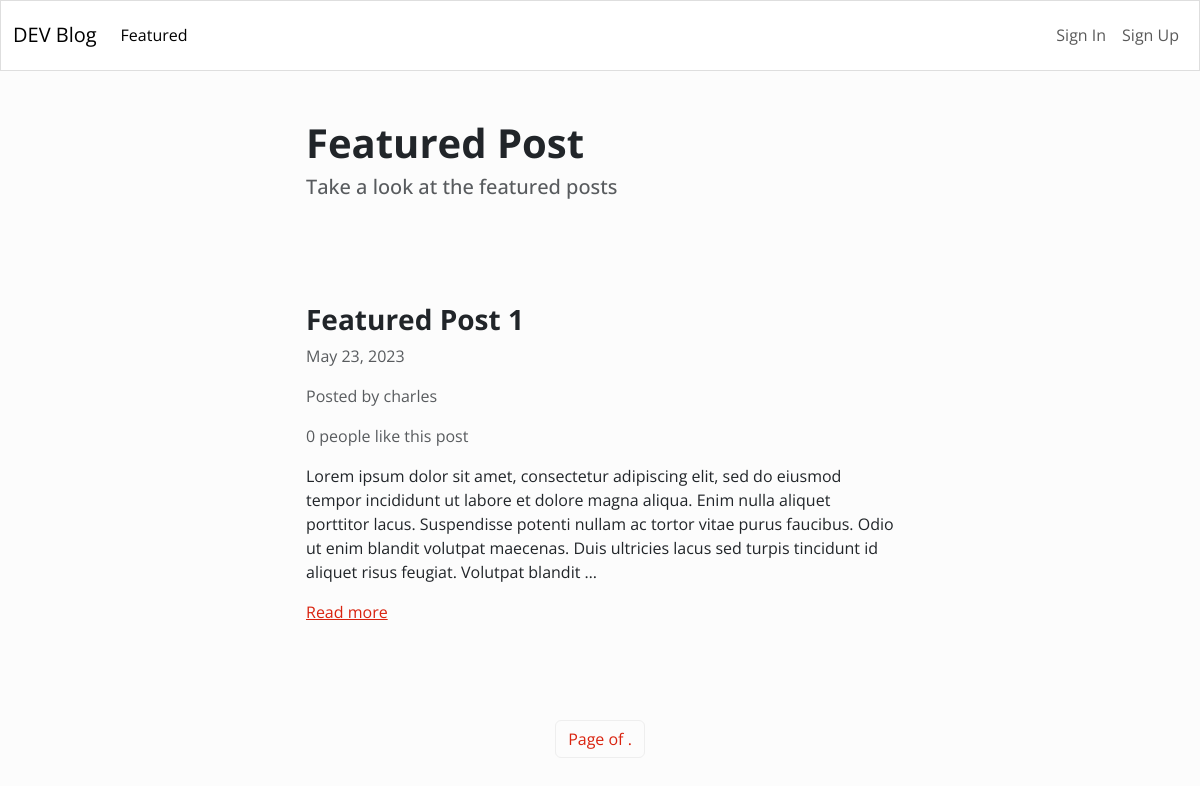
/featured/, run on the app's committed database.
### blog/models.py (models this page shows)
class Article(models.Model):
    title = models.CharField(max_length=255)
    content = HTMLField()
    date = models.DateField(auto_now_add=True)
    author = models.ForeignKey(User, on_delete=models.CASCADE)
    featured = models.BooleanField(default=False)
    likes = models.ManyToManyField(User, related_name='likes', blank=True)

### blog/views.py (the view)
# urls.py: path('featured/', Featured.as_view(), name='featured'),
class Featured(ListView):
    model = Article
    queryset = Article.objects.filter(featured=True).order_by('-date')
    template_name = 'blog/featured.html'

### blog/templates/blog/featured.html (shortened to what this page needs)
{% extends 'blog/base.html' %}
{% block content %}
     <div class="row">
          <div class="col-md-6 col-12 mx-md-auto mx-3 mt-5 mb-5">
             <h1 class="fw-bolder">Featured Post</h1>
             <h5 class="text-muted">Take a look at the featured posts</h5>
          </div>
     </div>
     {% for object in object_list %}
     <div class="row">
        <div class="col-md-6 col-11 mx-md-auto mx-3 mt-5 mb-5">
           <h3 class="fw-bold">{{ object.title }}</h3>
           <p class="text-muted">{{ object.date }}</p>
           <p class="text-muted">Posted by {{ object.author.username }}</p>
           {% if object.likes.count == 1 %}
               <p class="text-muted">{{ object.likes.count }} person likes this post</p>
           {% else %}
               <p class="text-muted">{{ object.likes.count }} people like this post</p>
           {% endif %}
           <div class="my-3">
              {{ object.content|truncatewords_html:50|safe }}
           </div>
           <a href="{% url 'detail_article' object.id %}">Read more</a>
        </div>
     </div>
     {% endfor %}
     <nav>
        <ul class="pagination">
            <div class="mx-auto d-flex flex-row mt-5">
                <li class="page-item">
                    <a class="page-link" href="#">Page {{ page_obj.number }} of {{ page_obj.paginator.num_pages }}.</a>
                </li>
            </div>
        </ul>
     </nav>
{% endblock %}

### data on the page
Article: title "Featured Post 1", date "May 23, 2023", author.username "charles", likes.count "0", content "Lorem ipsum dolor sit amet, consectetur adipiscing elit, sed do eiusmod tempor incididunt ut labore et dolore magna aliqua. Enim nulla aliquet porttitor lacus. Suspendisse potenti nullam ac tortor vitae purus faucibus. Odio ut enim blandit volutpat maecenas. Duis ultricies lacus sed turpis tincidunt id aliquet risus feugiat. Volutpat blandit …"
